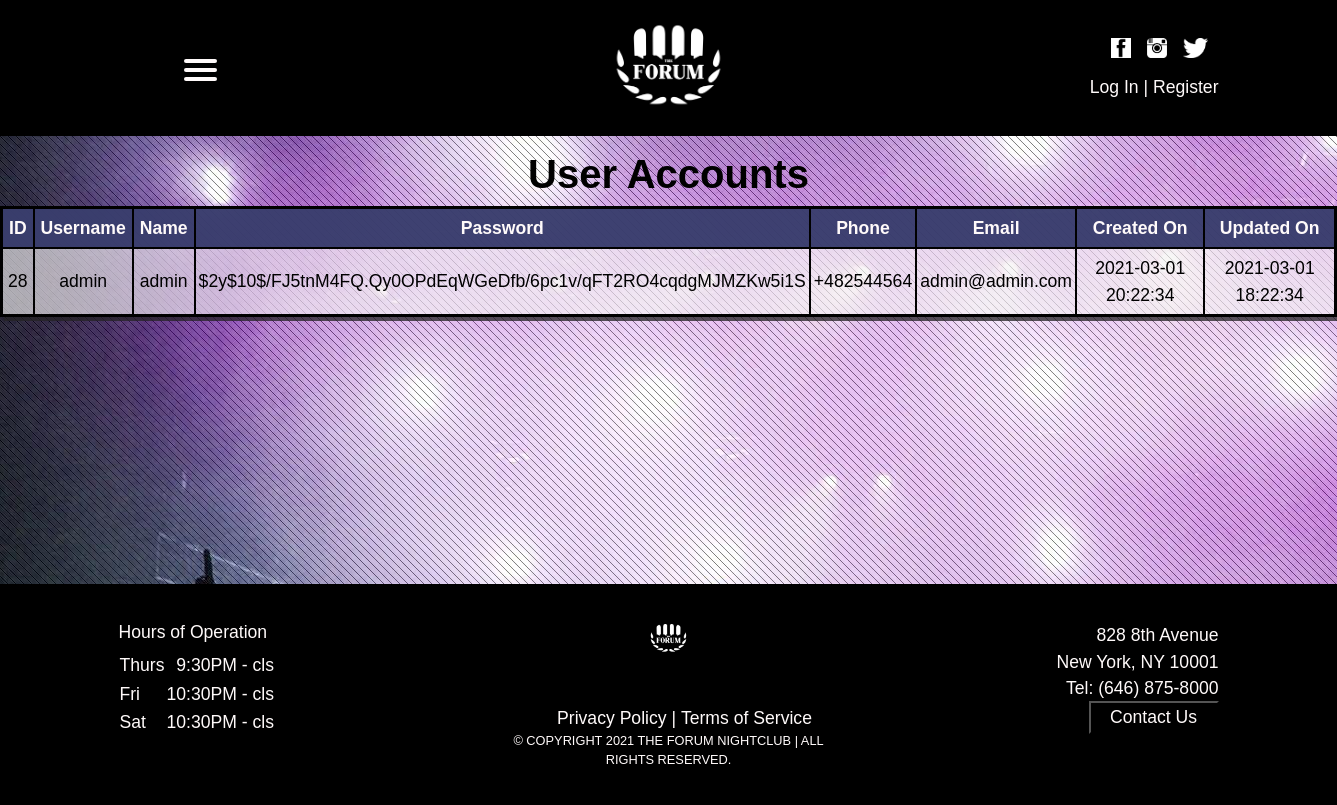
Before: /user_retrieve.php with the older database file.
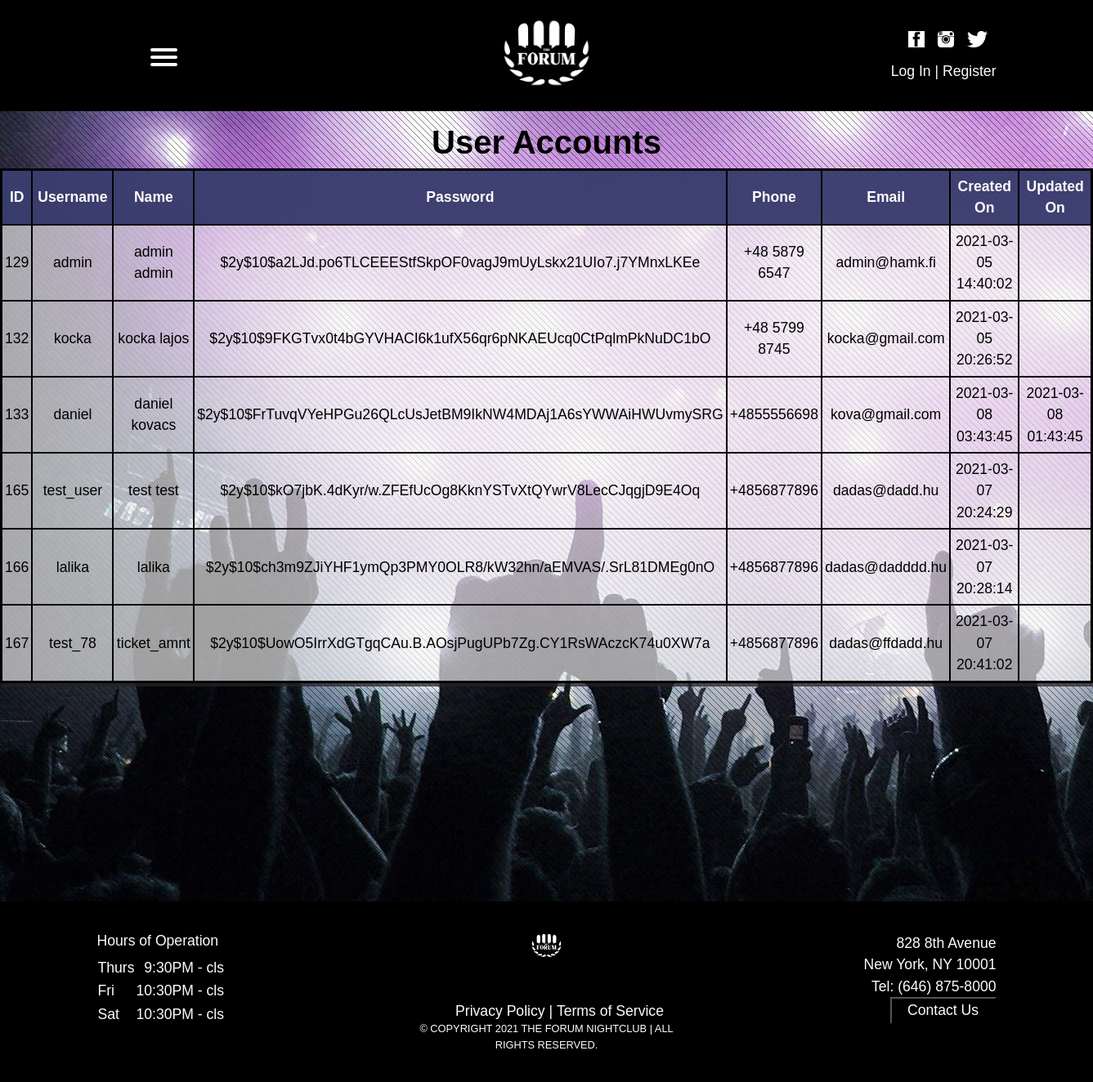
After: the same page with the newer database file.
### tables this page shows
CREATE TABLE `users` (
  `id` int(11) NOT NULL,
  `username` varchar(25) NOT NULL,
  `name` varchar(70) NOT NULL,
  `password` varchar(260) NOT NULL,
  `email` varchar(70) NOT NULL,
  `phone` varchar(33) DEFAULT NULL,
  `created_on` timestamp NOT NULL DEFAULT CURRENT_TIMESTAMP ON UPDATE CURRENT_TIMESTAMP,
  `updated_on` timestamp NULL DEFAULT NULL
);

### user_retrieve.php (the view, shortened to what this page needs)
<?php
    include "header.php";
    include "db.php";
?>
<h1>User Accounts</h1>
<div class=main>
    <table class='id-table'>
        <tr>
            <th>ID</th>
            <th>Username</th>
            <th>Name</th>
            <th>Password</th>
            <th>Phone</th>
            <th>Email</th>
            <th>Created On</th>
            <th>Updated On</th>
        </tr>
        <tr>
            <?php
            $sql = "select * from users";
            $result = $conn->query($sql);
            if($result ->num_rows > 0) {
                while($row = $result ->fetch_assoc()){
                    echo
                    "<tbody>
                        <tr>
                            <td>". $row["id"] ."</td>
                            <td>". $row["username"]."</td>
                            <td>". $row["name"]."</td>
                            <td>". $row["password"]."</td>
                            <td>". $row["phone"]."</td>
                            <td>". $row["email"]."</td>
                            <td>". $row["created_on"]."</td>
                            <td>". $row["updated_on"]."</td>
                        </tr>
                    <tbody>";
                }
                echo "</table>";
            }
            else
            {
                echo "no results";
            }
            ?>
</div>
<?php
include 'footer.php';
?>

### header.php (shortened to what this page needs)
<!DOCTYPE html>
<html lang="en">
<head>
    <link href="https://cdn.jsdelivr.net/npm/bootstrap@5.0.0-beta1/dist/css/bootstrap.min.css" rel="stylesheet" integrity=
    "sha384-giJF6kkoqNQ00vy+HMDP7azOuL0xtbfIcaT9wjKHr8RbDVddVHyTfAAsrekwKmP1">
    <link href=style_pages.css type="text/css" rel="stylesheet">
</head>
<body>
    <header>
        <div class="container head">
            <nav role="navigation">
                <div class="row">
                    <div class="col">
                        <div id="menuToggle">
                                <span></span>
                                <span></span>
                                <span></span>
                        </div>
                    </div>
                    <div class="col logo_background">
                        <a href="index.php">
                            <img class="header_logo" src="Img/forum_logo.png"
                            alt="Forum company logo" title="Forum Logo">
                        </a>
                    </div>
                    <div class="col">
                        <div class="row">
                            <ul class="social">
                                <li>
                                    <a href="https://facebook.com" target="_blank">
                                        <img class="sm" src="Img/fb_logo.png" alt="facebook logo" title="Facebook">
                                    </a>
                                </li>
                                <li>
                                    <a href="https://instagram.com" target="_blank">
                                        <img class="sm" src="Img/instagram_logo.png" alt="instagram logo" title="Instagram">
                                    </a>
                                </li>
                                <li>
                                    <a href="https://twitter.com" target="_blank">
                                        <img class="sm" src="Img/twitter_logo.png" alt="twitter logo" title="Twitter">
                                    </a>
                                </li>
                            </ul>
                        </div>
                        <div class="row">
                            <ul class="login">
                                <li>
                                    <?php
                                        if(isset($_SESSION["username"]))
                                        {
                                            if($_SESSION["username"] == 'admin')
                                            echo'<a class="log" href="admin_page.php">Admin</a>';
                                            else if($_SESSION["username"] != 'admin')
                                            {
                                                echo'<a class="log" href="profile.php">My Profile</a>';
                                            }
                                        }
                                        else
                                        {
                                            echo'<a class="log" href="login.php">Log In</a>';
                                        }
                                    ?>
                                </li>
                                <li class="log">
                                    |
                                </li>
                                <li>
                                    <?php
                                        if(isset($_SESSION["username"]))
                                        {
                                            echo'<a class="log" href="user_logout.php">Log Out</a>';
                                        }
                                        else
                                        {
                                            echo'<a class="log" href="registration.php">Register</a>';
                                        }
                                    ?>
                                </li>
                            </ul>
                        </div>
                    </div>
                </div>
            </nav>
        </div>
    </header>

### footer.php
    <footer>
        <div class="container footsie">
            <div class="row">
                <div class="col foot_left">
                    <h3>Hours of Operation</h3>
                    <table class="hrs_table">
                        <tr>
                            <td>Thurs</td>
                            <td>&nbsp;&nbsp;9:30PM - cls</td>
                        </tr>
                        <tr>
                            <td>Fri&nbsp;&nbsp;</td>
                            <td>10:30PM - cls</td>
                        </tr>
                        <tr>
                            <td>Sat&nbsp;&nbsp;</td>
                            <td>10:30PM - cls</td>
                        </tr>
                        </table>
                </div>
                <div class="col foot_center">
                    <img class="footsie_logo" src="Img/forum_logo.png"
                    alt="Forum company logo" title="Forum Logo">
                    <ul class="policies">
                        <li>
                            <a class="pol" href="privacy.php">Privacy Policy</a>
                        </li>
                        <li>
                            |
                        </li>
                        <li>
                            <a class="pol" href="terms.php">Terms of Service</a>
                        </li>
                    </ul>
                    <p class="copyright">
                        &#169; COPYRIGHT 2021 THE FORUM NIGHTCLUB | ALL RIGHTS RESERVED.
                    </p>
                </div>
                <div class="col foot_right">
                    <a
                    href="https://www.google.com/maps/dir//828+8th+Avenue,+New+York,+NY,+USA/@40.7620338,-73.988246,17z/data=
                    !4m8!4m7!1m0!1m5!1m1!1s0x89c25856f51a759b:0xad66aa0db5a07192!2m2!1d-73.9860573!2d40.7620338">828 8th Avenue <br>
                    New York, NY 10001 <br>
                    <a href="tel:6468758000">Tel: (646) 875-8000</a> <br>
                    <button class="but_foot">
                        <a href="contact_us.php">Contact Us</a>
                    </button>
                </div>
            </div>
        </div>
    </footer>
</body>
</html>

### style_pages.css (style rules this page uses)
body { font-family: 'Gill Sans', 'Gill Sans MT', 'Calibri', 'Trebuchet MS', sans-serif; font-size: 1.1rem; margin: 0; padding: 0; background-image: url("Img/bk2.jpg"); background-repeat: no-repeat; background-attachment: fixed; color: snow; }
a { color: snow; }
header { background: black; }
ul li { display: inline; }
.login { text-align: right; }
.social { text-align: right; }
li a { text-decoration: none; }
.header_logo { height: 88px; width: auto; }
.logo_background { text-align: center; }
.sm { margin-top: 18px; padding-right: 11px; height: 20px; width: auto;; }
#menuToggle { display: block; position: relative; top: 39px; left: 65px; z-index: 1; -webkit-user-select: none; user-select: none; }
#menuToggle span { display: block; width: 33px; height: 4px; margin-bottom: 5px; position: relative; background: snow; border-radius: 3px; z-index: 1; transform-origin: 4px 0px; transition: transform 0.5s cubic-bezier(0.77,0.2,0.05,1.0), background 0.5s cubic-bezier(0.77,0.2,0.05,1.0), opacity 0.55s ease; }
#menuToggle span:nth-last-child(2) { transform-origin: 0% 100%; }
footer { background: black; margin-top: 25px; }
.foot_left { text-align: left; padding-top: 18px; }
.foot_center { text-align: center; padding-top: 18px; }
.foot_right { text-align: right; padding-top: 18px; }
h3 { font-size: 1.1rem; }
.copyright { font-size: .8rem; }
.footsie_logo { height: 55px; width: auto; padding-bottom: 24px; }
.foot_right a { text-decoration: none; }
.policies { margin: 28px 0 -1px 0; }
.but_foot { background-color: black; box-shadow: snow; width: 130px; }
h1 { text-align: center; padding-top: 1%; color: black; font-weight: 800; }
* { box-sizing: border-box; }
.container { border-radius: 1px; padding: 20px; }
.id-table { background-color: rgba(245, 243, 243, 0.651); border: 3px black solid; margin: auto; width: auto; color: black; text-align: center; box-shadow: 4px 4px rgba(36, 35, 37, 0.753); margin-bottom: 20%; }
.id-table th { border: 2px black solid; padding: 6px; background-color:rgba(48, 52, 102, 0.925); color: snow; }
.id-table td { border: 2px black solid; padding: 6px 3px; }

Changed rows visible on the page:
removed users: id "28", username "admin", name "admin", password "$2y$10$/FJ5tnM4FQ.Qy0OPdEqWGeDfb/6pc1v/qFT2RO4cqdgMJMZKw5i1S", phone "+482544564", email "admin@admin.com", created_on "2021-03-01 20:22:34", updated_on "2021-03-01 18:22:34"
added users: id "129", username "admin", name "admin admin", password "$2y$10$a2LJd.po6TLCEEEStfSkpOF0vagJ9mUyLskx21UIo7.j7YMnxLKEe", phone "+48 5879 6547", email "admin@hamk.fi", created_on "2021-03-05 14:40:02"
added users: id "132", username "kocka", name "kocka lajos", password "$2y$10$9FKGTvx0t4bGYVHACI6k1ufX56qr6pNKAEUcq0CtPqlmPkNuDC1bO", phone "+48 5799 8745", email "kocka@gmail.com", created_on "2021-03-05 20:26:52"
added users: id "133", username "daniel", name "daniel kovacs", password "$2y$10$FrTuvqVYeHPGu26QLcUsJetBM9IkNW4MDAj1A6sYWWAiHWUvmySRG", phone "+4855556698", email "kova@gmail.com", created_on "2021-03-08 03:43:45", updated_on "2021-03-08 01:43:45"
added users: id "165", username "test_user", name "test test", password "$2y$10$kO7jbK.4dKyr/w.ZFEfUcOg8KknYSTvXtQYwrV8LecCJqgjD9E4Oq", phone "+4856877896", email "dadas@dadd.hu", created_on "2021-03-07 20:24:29"
added users: id "166", username "lalika", name "lalika", password "$2y$10$ch3m9ZJiYHF1ymQp3PMY0OLR8/kW32hn/aEMVAS/.SrL81DMEg0nO", phone "+4856877896", email "dadas@dadddd.hu", created_on "2021-03-07 20:28:14"
added users: id "167", username "test_78", name "ticket_amnt", password "$2y$10$UowO5IrrXdGTgqCAu.B.AOsjPugUPb7Zg.CY1RsWAczcK74u0XW7a", phone "+4856877896", email "dadas@ffdadd.hu", created_on "2021-03-07 20:41:02"
